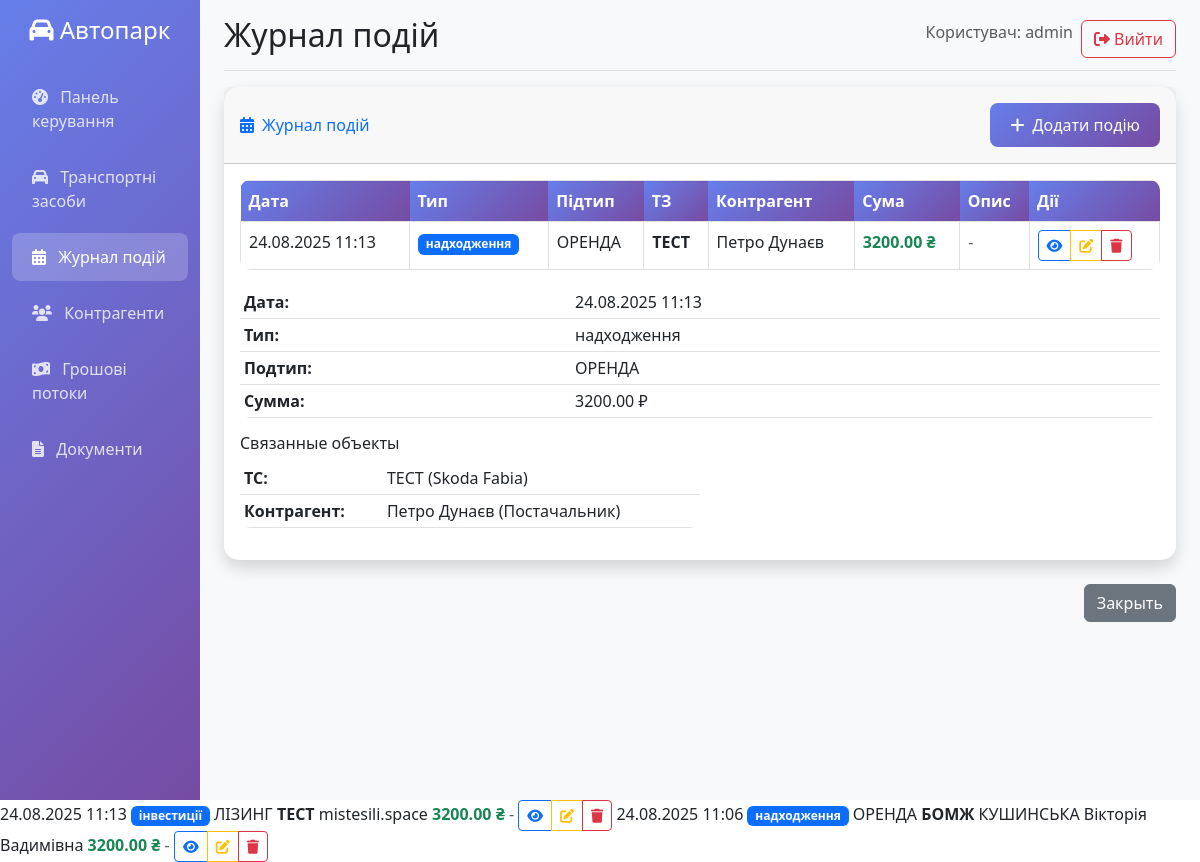
The page /events (signed in) on the database its author committed.
### app.py (models this page shows)
class User(UserMixin, db.Model):
    id = db.Column(db.Integer, primary_key=True)
    username = db.Column(db.String(80), unique=True, nullable=False)
    email = db.Column(db.String(120), unique=True, nullable=False)
    password_hash = db.Column(db.String(120), nullable=False)
    role = db.Column(db.String(20), default='user')
    created_at = db.Column(db.DateTime, default=datetime.utcnow)

class EventJournal(db.Model):
    id = db.Column(db.Integer, primary_key=True)
    date = db.Column(db.DateTime, nullable=False, default=datetime.utcnow)  # Дата события
    event_type = db.Column(db.String(50), nullable=False)  # ТИП события
    subtype = db.Column(db.String(100), nullable=False)  # ПІДТИП события
    vehicle_id = db.Column(db.Integer, db.ForeignKey('vehicle.id'))  # ОБ'ЄКТ (ТС)
    contractor_id = db.Column(db.Integer, db.ForeignKey('contractor.id'))  # Контрагент
    amount = db.Column(db.Float, default=0)  # Сумма
    description = db.Column(db.Text)  # Описание события
    created_by = db.Column(db.Integer, db.ForeignKey('user.id'))
    created_at = db.Column(db.DateTime, default=datetime.utcnow)
    vehicle = db.relationship('Vehicle', backref='events')
    contractor = db.relationship('Contractor', backref='events')
    user = db.relationship('User', backref='events')

class Vehicle(db.Model):
    id = db.Column(db.Integer, primary_key=True)
    brand = db.Column(db.String(50), nullable=False)  # Марка
    model = db.Column(db.String(50), nullable=False)  # Модель
    year = db.Column(db.Integer, nullable=False)  # Год
    engine_volume = db.Column(db.Float)  # Объем двигателя
    vin_code = db.Column(db.String(17), unique=True, nullable=False)  # VIN код
    license_plate = db.Column(db.String(20), unique=True, nullable=False)  # Госномер
    call_sign = db.Column(db.String(20), unique=True, nullable=False)  # Позывной
    mileage = db.Column(db.Integer, default=0)  # Пробег
    last_to_date = db.Column(db.Date)  # Дата последнего ТО (из журнала событий)
    breakdown_history = db.Column(db.Text)  # История поломок (из журнала событий)
    cost = db.Column(db.Float, default=0)  # Стоимость
    payback_weeks = db.Column(db.Integer)  # Недель до окупаемости
    payment_history = db.Column(db.Text)  # История платежей (из журнала событий)
    status = db.Column(db.String(20), default='active')
    created_at = db.Column(db.DateTime, default=datetime.utcnow)

class Contractor(db.Model):
    id = db.Column(db.Integer, primary_key=True)
    contractor_type = db.Column(db.String(50), nullable=False)  # Тип контрагента
    subtype = db.Column(db.String(100))  # Підтип
    name = db.Column(db.String(200), nullable=False)  # Найменування
    phone = db.Column(db.String(20))  # Телефон
    location = db.Column(db.String(200))  # Геолокація
    notes = db.Column(db.Text)  # Примітки
    created_at = db.Column(db.DateTime, default=datetime.utcnow)

### app.py (the view)
@app.route('/events')
@login_required
def events():
    events = EventJournal.query.join(Vehicle).join(Contractor, isouter=True).order_by(EventJournal.date.desc()).all()
    return render_template('events.html', events=events)

### app.py (called while the page is built)
@login_manager.user_loader
def load_user(user_id):
    return User.query.get(int(user_id))

### templates/events.html (shortened to what this page needs)
{% extends "base.html" %}
{% block page_title %}Журнал подій{% endblock %}
{% block content %}
<div class="card shadow mb-4">
    <div class="card-header py-3 d-flex justify-content-between align-items-center">
        <h6 class="m-0 font-weight-bold text-primary">
            <i class="fas fa-calendar-alt me-2"></i>Журнал подій
        </h6>
        <a href="{{ url_for('add_event') }}" class="btn btn-primary">
            <i class="fas fa-plus me-2"></i>Додати подію
        </a>
    </div>
    <div class="card-body">
        {% if events %}
            <div class="table-responsive">
                <table class="table table-bordered" width="100%" cellspacing="0">
                    <thead>
                        <tr>
                            <th>Дата</th>
                            <th>Тип</th>
                            <th>Підтип</th>
                            <th>ТЗ</th>
                            <th>Контрагент</th>
                            <th>Сума</th>
                            <th>Опис</th>
                            <th>Дії</th>
                        </tr>
                    </thead>
                    <tbody>
                        {% for event in events %}
                        <tr>
                            <td>{{ event.date.strftime('%d.%m.%Y %H:%M') }}</td>
                            <td>
                                <span class="badge bg-primary">{{ event.event_type }}</span>
                            </td>
                            <td>{{ event.subtype }}</td>
                            <td>
                                {% if event.vehicle %}
                                    <strong>{{ event.vehicle.call_sign }}</strong>
                                {% else %}
                                    <span class="text-muted">-</span>
                                {% endif %}
                            </td>
                            <td>
                                {% if event.contractor %}
                                    {{ event.contractor.name }}
                                {% else %}
                                    <span class="text-muted">-</span>
                                {% endif %}
                            </td>
                            <td>
                                {% if event.amount > 0 %}
                                    <span class="text-success fw-bold">{{ "%.2f"|format(event.amount) }} ₴</span>
                                {% elif event.amount < 0 %}
                                    <span class="text-danger fw-bold">{{ "%.2f"|format(event.amount) }} ₴</span>
                                {% else %}
                                    <span class="text-muted">0.00 ₴</span>
                                {% endif %}
                            </td>
                            <td>
                                {% if event.description %}
                                    {{ event.description[:50] }}{% if event.description|length > 50 %}...{% endif %}
                                {% else %}
                                    <span class="text-muted">-</span>
                                {% endif %}
                            </td>
                            <td>
                                <div class="btn-group" role="group">
                                    <button type="button" class="btn btn-sm btn-outline-primary"
                                            data-bs-toggle="modal" data-bs-target="#eventModal{{ event.id }}">
                                        <i class="fas fa-eye"></i>
                                    </button>
                                    <a href="#" class="btn btn-sm btn-outline-warning">
                                        <i class="fas fa-edit"></i>
                                    </a>
                                    <button type="button" class="btn btn-sm btn-outline-danger">
                                        <i class="fas fa-trash"></i>
                                    </button>
                                </div>
                            </td>
                        </tr>
                        <div class="modal fade" id="eventModal{{ event.id }}" tabindex="-1">
                            <div class="modal-dialog modal-lg">
                                <div class="modal-content">
                                    <div class="modal-body">
                                        <div class="row">
                                            <div class="col-md-6">
                                                <table class="table table-sm">
                                                    <tr><td><strong>Дата:</strong></td><td>{{ event.date.strftime('%d.%m.%Y %H:%M') }}</td></tr>
                                                    <tr><td><strong>Тип:</strong></td><td>{{ event.event_type }}</td></tr>
                                                    <tr><td><strong>Подтип:</strong></td><td>{{ event.subtype }}</td></tr>
                                                    <tr><td><strong>Сумма:</strong></td><td>{{ "%.2f"|format(event.amount) }} ₽</td></tr>
                                                </table>
                                            </div>
                                            <div class="col-md-6">
                                                <h6>Связанные объекты</h6>
                                                <table class="table table-sm">
                                                    <tr><td><strong>ТС:</strong></td>
                                                        <td>
                                                            {% if event.vehicle %}
                                                                {{ event.vehicle.call_sign }} ({{ event.vehicle.brand }} {{ event.vehicle.model }})
                                                            {% else %}
                                                                <span class="text-muted">Не указано</span>
                                                            {% endif %}
                                                        </td>
                                                    </tr>
                                                    <tr><td><strong>Контрагент:</strong></td>
                                                        <td>
                                                            {% if event.contractor %}
                                                                {{ event.contractor.name }} ({{ event.contractor.contractor_type }})
                                                            {% else %}
                                                                <span class="text-muted">Не указано</span>
                                                            {% endif %}
                                                        </td>
                                                    </tr>
                                                </table>
                                            </div>
                                        </div>
                                    </div>
                                    <div class="modal-footer">
                                        <button type="button" class="btn btn-secondary" data-bs-dismiss="modal">Закрыть</button>
                                    </div>
                                </div>
                            </div>
                        </div>
                        {% endfor %}
                    </tbody>
                </table>
            </div>
        {% endif %}
    </div>
</div>
{% endblock %}

### templates/base.html (shortened to what this page needs)
<!DOCTYPE html>
<html lang="ru">
<head>
    <link href="https://cdn.jsdelivr.net/npm/bootstrap@5.3.0/dist/css/bootstrap.min.css" rel="stylesheet">
    <link href="https://cdnjs.cloudflare.com/ajax/libs/font-awesome/6.0.0/css/all.min.css" rel="stylesheet">
</head>
<body>
    {% if current_user.is_authenticated %}
    <div class="container-fluid">
        <div class="row">
            <nav class="col-md-3 col-lg-2 d-md-block sidebar collapse">
                <div class="position-sticky pt-3">
                    <div class="text-center mb-4">
                        <h4 class="text-white"><i class="fas fa-car"></i> Автопарк</h4>
                    </div>
                    <ul class="nav flex-column">
                        <li class="nav-item">
                            <a class="nav-link {% if request.endpoint == 'dashboard' %}active{% endif %}" href="{{ url_for('dashboard') }}">
                                <i class="fas fa-tachometer-alt me-2"></i> Панель керування
                            </a>
                        </li>
                        <li class="nav-item">
                            <a class="nav-link {% if request.endpoint == 'vehicles' %}active{% endif %}" href="{{ url_for('vehicles') }}">
                                <i class="fas fa-car me-2"></i> Транспортні засоби
                            </a>
                        </li>
                        <li class="nav-item">
                            <a class="nav-link {% if request.endpoint == 'events' %}active{% endif %}" href="{{ url_for('events') }}">
                                <i class="fas fa-calendar-alt me-2"></i> Журнал подій
                            </a>
                        </li>
                        <li class="nav-item">
                            <a class="nav-link {% if request.endpoint == 'contractors' %}active{% endif %}" href="{{ url_for('contractors') }}">
                                <i class="fas fa-users me-2"></i> Контрагенти
                            </a>
                        </li>
                        <li class="nav-item">
                            <a class="nav-link {% if request.endpoint == 'cashflow' %}active{% endif %}" href="{{ url_for('cashflow') }}">
                                <i class="fas fa-money-bill-wave me-2"></i> Грошові потоки
                            </a>
                        </li>
                        <li class="nav-item">
                            <a class="nav-link {% if request.endpoint == 'documents' %}active{% endif %}" href="{{ url_for('documents') }}">
                                <i class="fas fa-file-alt me-2"></i> Документи
                            </a>
                        </li>
                    </ul>
                </div>
            </nav>
            <main class="col-md-9 ms-sm-auto col-lg-10 px-md-4 main-content">
                <div class="d-flex justify-content-between flex-wrap flex-md-nowrap align-items-center pt-3 pb-2 mb-3 border-bottom">
                    <h1 class="h2">{% block page_title %}{% endblock %}</h1>
                    <div class="btn-toolbar mb-2 mb-md-0">
                        <div class="btn-group me-2">
                            <span class="text-muted">Користувач: {{ current_user.username }}</span>
                        </div>
                        <a href="{{ url_for('logout') }}" class="btn btn-outline-danger">
                            <i class="fas fa-sign-out-alt"></i> Вийти
                        </a>
                    </div>
                </div>
                {% block content %}{% endblock %}
            </main>
        </div>
    </div>
    {% else %}
        {% block auth_content %}{% endblock %}
    {% endif %}
</body>
</html>

### templates/base.html (style rules this page uses)
.sidebar { min-height: 100vh; background: linear-gradient(135deg, #667eea 0%, #764ba2 100%); }
.sidebar .nav-link { color: rgba(255,255,255,0.8); padding: 12px 20px; margin: 4px 0; border-radius: 8px; transition: all 0.3s ease; }
.sidebar .nav-link.active { background: rgba(255,255,255,0.2); color: white; }
.main-content { background: #f8f9fa; min-height: 100vh; }
.card { border: none; border-radius: 15px; box-shadow: 0 4px 6px rgba(0,0,0,0.1); transition: transform 0.3s ease; }
.btn-primary { background: linear-gradient(135deg, #667eea 0%, #764ba2 100%); border: none; border-radius: 8px; padding: 10px 20px; }
.table { border-radius: 10px; overflow: hidden; }
.table thead th { background: linear-gradient(135deg, #667eea 0%, #764ba2 100%); color: white; border: none; }

### rows shown on the page
User: username "admin"
EventJournal: date "24.08.2025 11:13", event_type "надходження", subtype "ОРЕНДА", vehicle.call_sign "ТЕСТ", contractor.name "Петро Дунаєв", amount "3200.00", vehicle.brand "Skoda", vehicle.model "Fabia", contractor.contractor_type "Постачальник"
EventJournal: date "24.08.2025 11:13", event_type "інвестиції", subtype "ЛІЗИНГ", vehicle.call_sign "ТЕСТ", contractor.name "mistesili.space", amount "3200.00"
EventJournal: date "24.08.2025 11:06", event_type "надходження", subtype "ОРЕНДА", vehicle.call_sign "БОМЖ", contractor.name "КУШИНСЬКА Вікторія Вадимівна", amount "3200.00"
